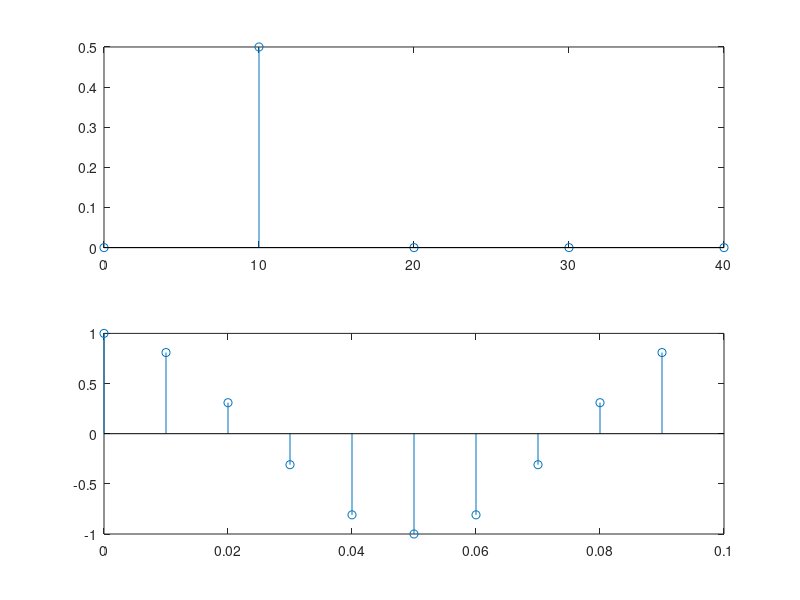

This figure's MATLAB source:
clc;
clear all;
close all;
fs=100;
l=10
t=(0:l-1)/fs;
s=cos(2*pi*10*t)%+cos(2*pi*15*t);
l=10
S=fft(s);
f=(0:l-1)*(fs/l);
si=ifft(S);
subplot(2,1,1)
stem(f(1:floor(l/2)),abs(S(1:floor(l/2)))/l)
subplot(2,1,2)
stem(t,real(si))